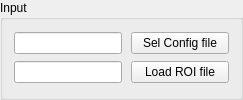
             <widget class="QGroupBox" name="Input">
              <property name="enabled">
               <bool>true</bool>
              </property>
              <property name="sizePolicy">
               <sizepolicy hsizetype="Preferred" vsizetype="Preferred">
                <horstretch>0</horstretch>
                <verstretch>0</verstretch>
               </sizepolicy>
              </property>
              <property name="maximumSize">
               <size>
                <width>500</width>
                <height>16777215</height>
               </size>
              </property>
              <property name="styleSheet">
               <string notr="true">QPushButton {	
	width:90px;
}</string>
              </property>
              <property name="title">
               <string notr="true">Input</string>
              </property>
              <layout class="QVBoxLayout" name="verticalLayout_2">
               <item>
                <layout class="QHBoxLayout" name="horizontalLayout_2">
                 <property name="spacing">
                  <number>9</number>
                 </property>
                 <item>
                  <widget class="QLineEdit" name="Sel_Config_file_LineEdit">
                   <property name="enabled">
                    <bool>true</bool>
                   </property>
                   <property name="sizePolicy">
                    <sizepolicy hsizetype="Preferred" vsizetype="Fixed">
                     <horstretch>0</horstretch>
                     <verstretch>0</verstretch>
                    </sizepolicy>
                   </property>
                   <property name="focusPolicy">
                    <enum>Qt::StrongFocus</enum>
                   </property>
                   <property name="readOnly">
                    <bool>true</bool>
                   </property>
                  </widget>
                 </item>
                 <item>
                  <widget class="QPushButton" name="Sel_Config_file_Button">
                   <property name="sizePolicy">
                    <sizepolicy hsizetype="Maximum" vsizetype="Fixed">
                     <horstretch>0</horstretch>
                     <verstretch>0</verstretch>
                    </sizepolicy>
                   </property>
                   <property name="text">
                    <string>Sel Config file</string>
                   </property>
                  </widget>
                 </item>
                </layout>
               </item>
               <item>
                <layout class="QHBoxLayout" name="horizontalLayout_3">
                 <property name="spacing">
                  <number>9</number>
                 </property>
                 <item>
                  <widget class="QLineEdit" name="Load_ROI_file_LineEdit">
                   <property name="enabled">
                    <bool>true</bool>
                   </property>
                   <property name="sizePolicy">
                    <sizepolicy hsizetype="Preferred" vsizetype="Fixed">
                     <horstretch>0</horstretch>
                     <verstretch>0</verstretch>
                    </sizepolicy>
                   </property>
                   <property name="minimumSize">
                    <size>
                     <width>0</width>
                     <height>0</height>
                    </size>
                   </property>
                   <property name="focusPolicy">
                    <enum>Qt::StrongFocus</enum>
                   </property>
                   <property name="readOnly">
                    <bool>true</bool>
                   </property>
                  </widget>
                 </item>
                 <item>
                  <widget class="QPushButton" name="Load_ROI_file_Button">
                   <property name="sizePolicy">
                    <sizepolicy hsizetype="Maximum" vsizetype="Fixed">
                     <horstretch>0</horstretch>
                     <verstretch>0</verstretch>
                    </sizepolicy>
                   </property>
                   <property name="focusPolicy">
                    <enum>Qt::WheelFocus</enum>
                   </property>
                   <property name="text">
                    <string>Load ROI file</string>
                   </property>
                  </widget>
                 </item>
                </layout>
               </item>
              </layout>
             </widget>
